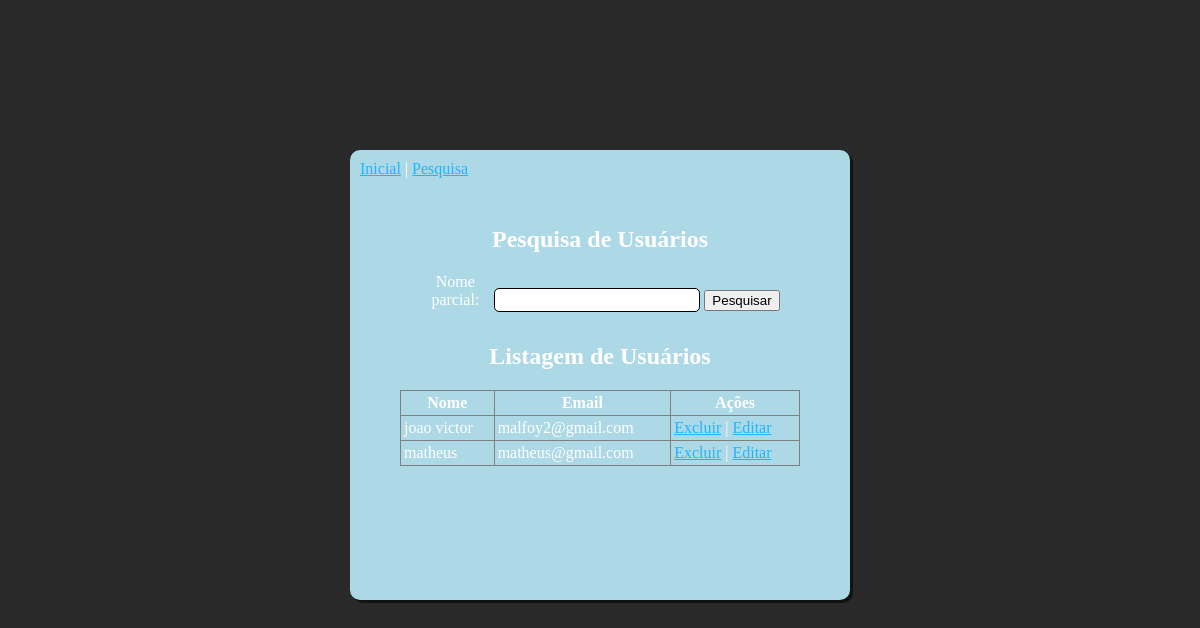
The page /benkyo_project/pesquisa.php on the database as committed earlier.
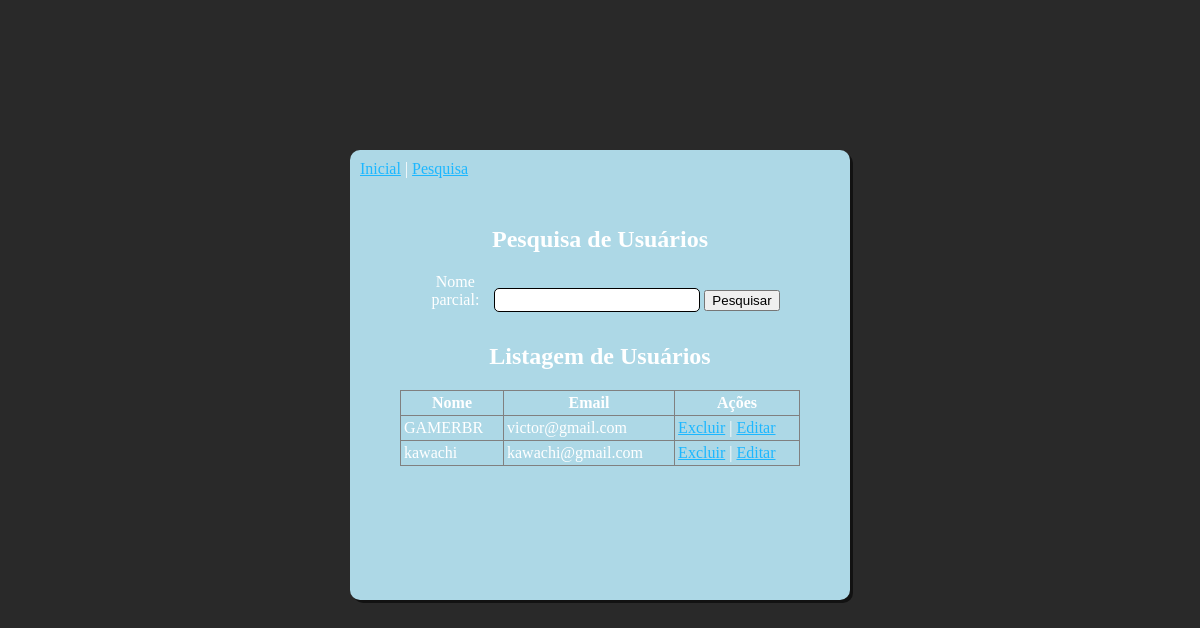
The same page on the database as committed later.
### tables this page shows
CREATE TABLE `usuario` (
  `id` int(11) NOT NULL,
  `nome` varchar(100) NOT NULL,
  `email` varchar(100) NOT NULL,
  `senha` varchar(255) NOT NULL
);

### benkyo_project/pesquisa.php (the view, shortened to what this page needs)
<!DOCTYPE html>
<html lang='pt-br'>
	<head>
		<link rel="stylesheet" href="pesquisa.css">
	</head>
	<body>
		<div class="box-center">
			<div class="box">
			<div id="link">
			<a href='index.php'>Inicial</a>
			|
			<a href='pesquisa.php'>Pesquisa</a>
			</div>
			<br>
		<h2 align="center">Pesquisa de Usuários</h2>
		<div class="pesquisa">
			<form method="post" action="pesquisa.php">
				<label align="center">Nome parcial:</label>
				<input type="text" name="nome" />
				<button type="submit">Pesquisar</button>
			</form>
		</div>
		<h2 align="center">Listagem de Usuários</h2>
		<table border>
			<tr>
				<th>Nome</th>
				<th>Email</th>
				<th>Ações</th>
			</tr>
		<?php
			$nome = '';
			$datasource = 'mysql:host=localhost;dbname=benkyo_project';
			$user = 'root';
			$pass = 'vertrigo';
			$db = new PDO($datasource, $user, $pass);
			$query = "SELECT * FROM usuario WHERE nome LIKE '%$nome%'";
			$stm = $db -> prepare($query);
			if ($stm -> execute()) {
				$result = $stm->fetchAll(PDO::FETCH_ASSOC);
				foreach($result as $row) {
					$id = $row['id'];
					$nome = $row['nome'];
					$email = $row['email'];
					print "<tr>
					<td>$nome</td>
					<td>$email</td>
					<td><a href='delete.php?id=$id'>Excluir</a> |
					<a href='edita.php?id=$id'>Editar</a></td>
					</tr>";
				}
			} else {
				print '<p>Erro ao listar usuários!</p>';
			}
		?>
		</table>
		</div>
		</div>
	</body>
</html>

### benkyo_project/pesquisa.css (style rules this page uses)
.box-center { height: 500px; width: 500px; position: absolute; left: 50%; top: 50%; transform: translate(-50%, -50%) ; }
.box { width: 500px; min-height: 450px; background-color: lightblue; border-radius: 10px; box-shadow: 3px 3px rgba(0, 0, 0, 0.562); }
label { width: 70px; padding-bottom:15px ; display: inline-block; }
input { border-radius: 5px; border:solid black 1px ; width: 200px; height:20px; }
body { background-color: #292929;; color: white; }
table { border-collapse: collapse ; transform: translate(-50%,0%); left: 50%; position: absolute; width: 400px; }
th, td { padding: 3px; }
a { color: rgb(28, 183, 255); }
#link { height: fit-content; width: fit-content; padding: 10px; }
.pesquisa { height: 50px; width: fit-content; margin-left: auto; margin-right: auto; }

Rows that differ between the two databases and show on the page:
removed usuario: nome "joao victor", email "malfoy2@gmail.com"
removed usuario: nome "matheus", email "matheus@gmail.com"
added usuario: nome "GAMERBR", email "victor@gmail.com"
added usuario: nome "kawachi", email "kawachi@gmail.com"
